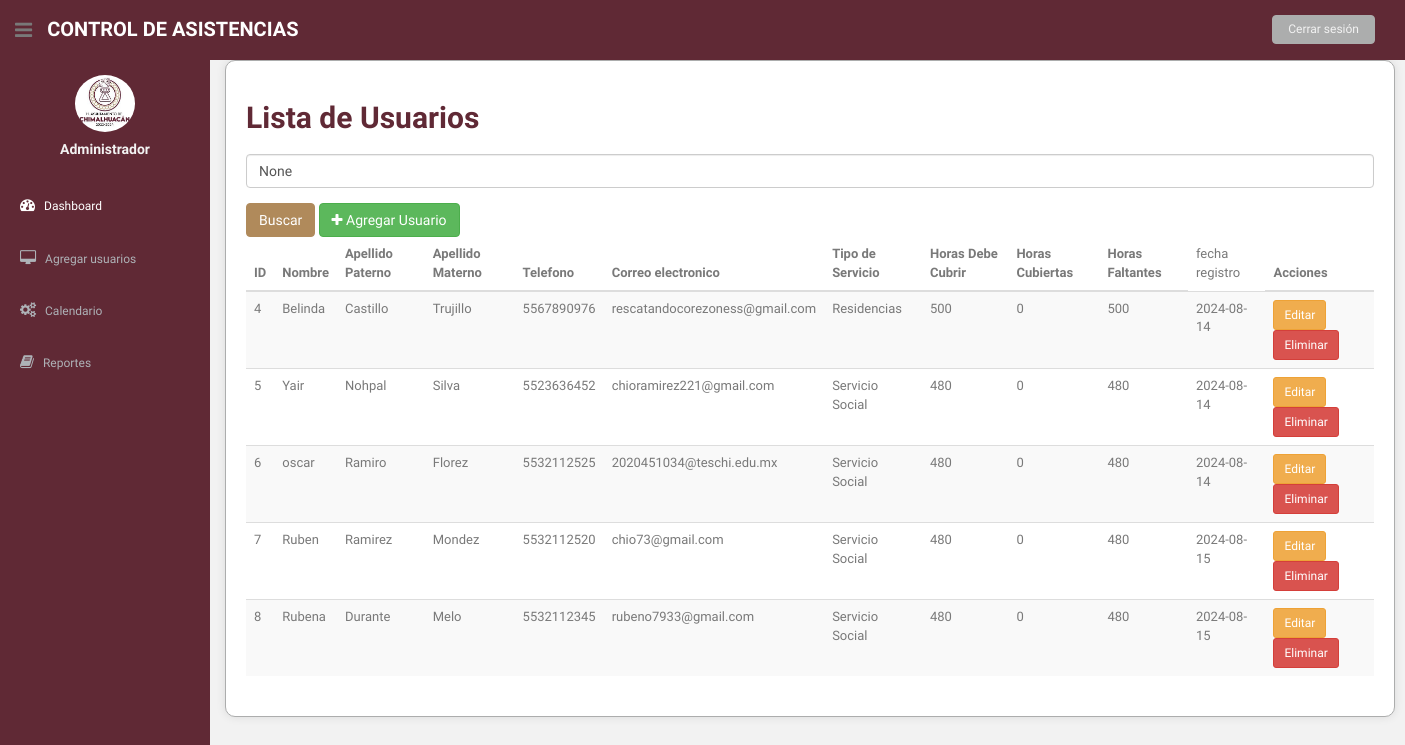
The app's page /lista_usuarios/ (signed in), older data.
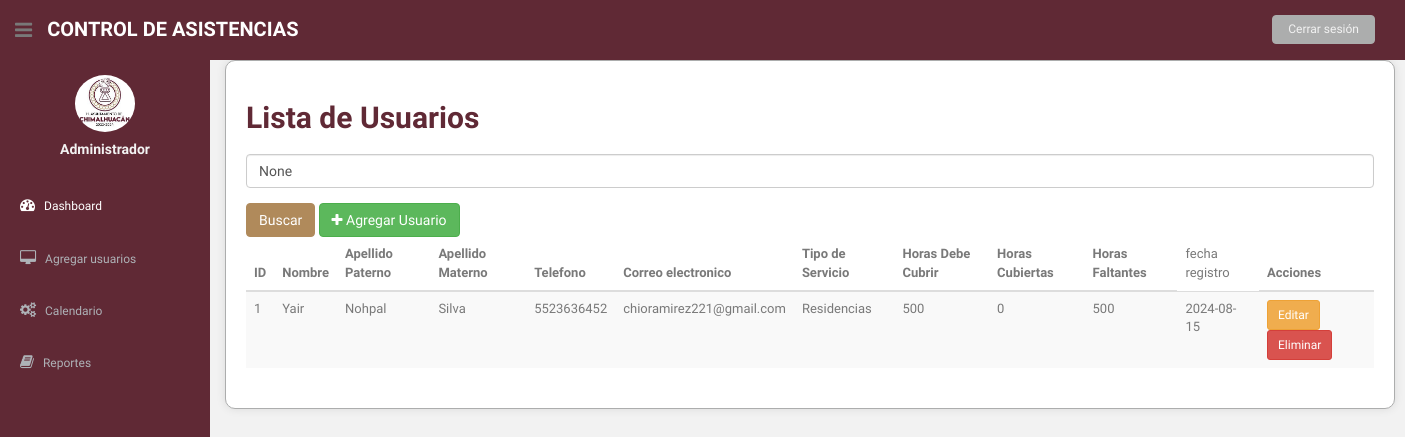
The same page, newer data.
### asistencia/models.py (models this page shows, shortened)
class Usuario(models.Model):
    nombre = models.CharField(max_length=100)
    apellido_paterno = models.CharField(max_length=100)
    apellido_materno = models.CharField(max_length=100)
    telefono = models.CharField(max_length=10)
    correo_electronico = models.EmailField(unique=True)
    fecha_registro = models.DateField(auto_now_add=True)
    user = models.OneToOneField(User, on_delete=models.CASCADE, null=True, blank=True)
    OPCIONES_SERVICIO = [
        ('SS', 'Servicio Social'),
        ('R', 'Residencias'),
    ]
    tipo_servicio = models.CharField(max_length=2, choices=OPCIONES_SERVICIO)
    horas_realizadas = models.IntegerField(default=0)  # Se actualizará según las horas realizadas
    horas_requeridas = models.IntegerField()  # Horas requeridas para el servicio

### asistencia/views.py (the view)
# urls.py: path('lista_usuarios/', views.lista_usuarios, name='lista_usuarios'),
@login_required
def lista_usuarios(request):
    usuarios = Usuario.objects.all()
    query = request.GET.get('q')
    if query:
        usuarios = usuarios.filter(nombre__icontains=query)
    for usuario in usuarios:
        try:
            horas_realizadas = 0
            asistencias = Asistencia.objects.filter(usuario=usuario, fecha_salida__isnull=False)
            for asistencia in asistencias:
                if asistencia.fecha_salida and asistencia.fecha_entrada:
                    delta = asistencia.fecha_salida - asistencia.fecha_entrada
                    horas_realizadas += delta.total_seconds() / 3600
            usuario.horas_realizadas = horas_realizadas
            usuario.horas_faltantes = usuario.horas_requeridas - horas_realizadas
        except Exception as e:
            print(f"Error al calcular horas para {usuario}: {e}")
            usuario.horas_realizadas = 0
            usuario.horas_faltantes = usuario.horas_requeridas
    return render(request, 'lista_usuarios.html', {'usuarios': usuarios, 'query': query})

### asistencia/templates/lista_usuarios.html (shortened to what this page needs)
{% load static %}
<!DOCTYPE html>
<html lang="en">
<head>
  <link href="{% static 'css/bootstrap.css' %}" rel="stylesheet">
  <link href="{% static 'font-awesome/css/font-awesome.css' %}" rel="stylesheet" />
  <link rel="stylesheet" type="text/css" href="{% static 'css/zabuto_calendar.css' %}">
  <link rel="stylesheet" type="text/css" href="{% static 'js/gritter/css/jquery.gritter.css' %}" />
  <link rel="stylesheet" type="text/css" href="{% static 'lineicons/style.css' %}">
  <link href="{% static 'css/style.css' %}" rel="stylesheet">
  <link href="{% static 'css/style-responsive.css' %}" rel="stylesheet">
</head>
<body>
  <section id="container">
    <header class="header black-bg">
      <div class="sidebar-toggle-box">
        <div class="fa fa-bars tooltips" data-placement="right" data-original-title="Toggle Navigation"></div>
      </div>
      <a href="{% url 'admin_dashboard' %}" class="logo"><b>Control de Asistencias</b></a>
      <div class="top-menu">
        <ul class="nav pull-right top-menu">
          <li><a class="logout" href="{% url 'login' %}">Cerrar sesión</a></li>
        </ul>
      </div>
    </header>
    <aside>
      <div id="sidebar"  class="nav-collapse ">
          <ul class="sidebar-menu" id="nav-accordion">
              <p class="centered"><a href="profile.html"><img src="{% static '/img/LOGO.jpg' %}" class="img-circle" width="60"></a></p>
              <h5 class="centered">Administrador</h5>
              <li class="mt">
                  <a class="active" href="index.html">
                      <i class="fa fa-dashboard"></i>
                      <span>Dashboard</span>
                  </a>
              </li>
              <li class="sub-menu">
                  <a href="javascript:;" >
                      <i class="fa fa-desktop"></i>
                      <span>Agregar usuarios</span>
                  </a>
              </li>
              <li class="sub-menu">
                  <a href="javascript:;" >
                      <i class="fa fa-cogs"></i>
                      <span>Calendario</span>
                  </a>
              </li>
              <li class="sub-menu">
                  <a href="javascript:;" >
                      <i class="fa fa-book"></i>
                      <span>Reportes</span>
                  </a>
              </li>
          </ul>
      </div>
  </aside>
    <section id="main-content">
      <section class="wrapper">
        <div class="container">
          <h2>Lista de Usuarios</h2>
          <form method="get" action="{% url 'lista_usuarios' %}">
            <div class="form-group">
              <input type="text" name="q" class="form-control" placeholder="Buscar por nombre" value="{{ query }}">
            </div>
            <button type="submit" class="btn btn-primary">Buscar</button>
            <a href="{% url 'agregar_usuario' %}" class="btn btn-success"><i class="fa fa-plus"></i> Agregar Usuario</a>
          </form>
          <div class="table-responsive">
            <table class="table table-striped">
              <thead>
                <tr>
                  <th>ID</th>
                  <th>Nombre</th>
                  <th>Apellido Paterno</th>
                  <th>Apellido Materno</th>
                  <th>Telefono</th>
                  <th>Correo electronico</th>
                  <th>Tipo de Servicio</th>
                  <th>Horas Debe Cubrir</th>
                  <th>Horas Cubiertas</th>
                  <th>Horas Faltantes</th>
                  <td>fecha registro</td>
                  <th>Acciones</th>
                </tr>
              </thead>
              <tbody>
                {% for usuario in usuarios %}
                <tr>
                  <td>{{ usuario.id }}</td>
                  <td>{{ usuario.nombre }}</td>
                  <td>{{ usuario.apellido_paterno }}</td>
                  <td>{{ usuario.apellido_materno }}</td>
                  <td>{{ usuario.telefono }}</td>
                  <td>{{ usuario.correo_electronico }}</td>
                  <td>{{ usuario.get_tipo_servicio_display }}</td>
                  <td>{{ usuario.horas_requeridas }}</td>
                  <td>{{ usuario.horas_realizadas }}</td>
                  <td>{{ usuario.horas_faltantes }}</td>
                  <td>{{ usuario.fecha_registro }}</td>
                  <td>
                    <a href="{% url 'editar_usuario' usuario.pk %}" class="btn btn-warning btn-sm">Editar</a>
                    <a href="{% url 'eliminar_usuario' usuario.pk %}" class="btn btn-danger btn-sm">Eliminar</a>
                  </td>
                </tr>
                {% endfor %}
              </tbody>
            </table>
          </div>
        </div>
      </section>
    </section>
  </section>
</body>
</html>

### asistencia/static/css/style.css (style rules this page uses)
body { color: #797979; background: #f2f2f2; font-family: 'Ruda', sans-serif; padding: 0px !important; margin: 0px !important; font-size:13px; }
ul li { list-style: none; }
a, a:hover, a:focus { text-decoration: none; outline: none; }
#container { width: 100%; height: 100%; }
.centered { text-align: center; }
.mt { margin-top: 25px; }
ul.top-menu > li > .logout { color: #f2f2f2; font-size: 12px; border-radius: 4px; -webkit-border-radius: 4px; border: 1px solid #ACADAD !important; padding: 5px 15px; margin-right: 15px; background: #ACADAD; margin-top: 15px; }
#sidebar { width: 210px; height: 100%; position: fixed; background: #602935; }
#sidebar h5 { color: #f2f2f2; font-weight: 700; }
#sidebar ul li { position: relative; }
ul.sidebar-menu , ul.sidebar-menu li ul.sub { margin: -2px 0 0; padding: 0; }
ul.sidebar-menu { margin-top: 75px; }
ul.sidebar-menu li { margin-bottom: 5px; margin-left:10px; margin-right:10px; }
ul.sidebar-menu li.sub-menu { line-height: 15px; }
ul.sidebar-menu li a span { display: inline-block; }
ul.sidebar-menu li a { color: #aeb2b7; text-decoration: none; display: block; padding: 15px 0 15px 10px; font-size: 12px; outline: none; -webkit-transition: all 0.3s ease; -moz-transition: all 0.3s ease; -o-transition: all 0.3s ease; -ms-transition: all 0.3s ease; transition: all 0.3s ease; }
ul.sidebar-menu li a.active, ul.sidebar-menu li a:hover, ul.sidebar-menu li a:focus { background: #602935; color: #fff; display: block; -webkit-transition: all 0.3s ease; -moz-transition: all 0.3s ease; -o-transition: all 0.3s ease; -ms-transition: all 0.3s ease; transition: all 0.3s ease; }
ul.sidebar-menu li a i { font-size: 15px; padding-right: 6px; }
ul.sidebar-menu li a.active i { color: #fff; }
#main-content { margin-left: 210px; }
.header, .footer { min-height: 60px; padding: 0 15px; }
.header { position: fixed; left: 0; right: 0; z-index: 1002; }
.black-bg { background: #602935; border-bottom: 1px solid #602935; }
.wrapper { display: inline-block; margin-top: 60px; padding-left: 15px; padding-right: 15px; padding-bottom: 15px; padding-top: 0px; width: 100%; }
a.logo { font-size: 20px; color: #ffffff; float: left; margin-top: 15px; text-transform: uppercase; }
a.logo b { font-weight: 900; }
#top_menu .nav > li, ul.top-menu > li { float: left; }
ul.top-menu > li > a { color: #666666; font-size: 16px; border-radius: 4px; -webkit-border-radius: 4px; border:1px solid #666666 !important; padding: 2px 6px; margin-right: 15px; }
.sidebar-toggle-box { float: left; padding-right: 15px; margin-top: 20px; }
.sidebar-toggle-box .fa-bars { cursor: pointer; display: inline-block; font-size: 20px; }

### asistencia/templates/lista_usuarios.html (style rules this page uses)
.container { background-color: #ffffff; border: 1px solid #ACADAD; padding: 20px; border-radius: 10px; box-shadow: 0px 0px 10px rgba(0, 0, 0, 0.1); }
.container h2 { color: #602935; font-weight: bold; }
.container form { margin-top: 20px; }
.container .btn-primary { background-color: #B08A5B; border-color: #B08A5B; }

Row changes from the older to the newer data that the page shows:
removed Usuario: id "4", nombre "Belinda", apellido_paterno "Castillo", apellido_materno "Trujillo", telefono "5567890976", correo_electronico "rescatandocorezoness@gmail.com", tipo_servicio "Residencias", horas_requeridas "500", horas_realizadas "0", horas_faltantes "500", fecha_registro "2024-08-14"
removed Usuario: id "5", nombre "Yair", apellido_paterno "Nohpal", apellido_materno "Silva", telefono "5523636452", correo_electronico "chioramirez221@gmail.com", tipo_servicio "Servicio Social", horas_requeridas "480", horas_realizadas "0", horas_faltantes "480", fecha_registro "2024-08-14"
removed Usuario: id "6", nombre "oscar", apellido_paterno "Ramiro", apellido_materno "Florez", telefono "5532112525", correo_electronico "2020451034@teschi.edu.mx", tipo_servicio "Servicio Social", horas_requeridas "480", horas_realizadas "0", horas_faltantes "480", fecha_registro "2024-08-14"
removed Usuario: id "7", nombre "Ruben", apellido_paterno "Ramirez", apellido_materno "Mondez", telefono "5532112520", correo_electronico "chio73@gmail.com", tipo_servicio "Servicio Social", horas_requeridas "480", horas_realizadas "0", horas_faltantes "480", fecha_registro "2024-08-15"
removed Usuario: id "8", nombre "Rubena", apellido_paterno "Durante", apellido_materno "Melo", telefono "5532112345", correo_electronico "rubeno7933@gmail.com", tipo_servicio "Servicio Social", horas_requeridas "480", horas_realizadas "0", horas_faltantes "480", fecha_registro "2024-08-15"
added Usuario: id "1", nombre "Yair", apellido_paterno "Nohpal", apellido_materno "Silva", telefono "5523636452", correo_electronico "chioramirez221@gmail.com", tipo_servicio "Residencias", horas_requeridas "500", horas_realizadas "0", horas_faltantes "500", fecha_registro "2024-08-15"
